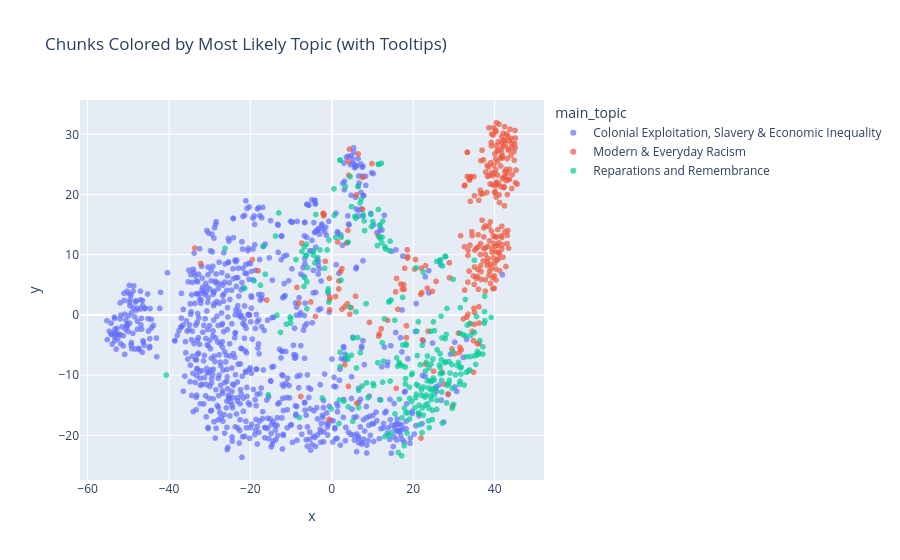
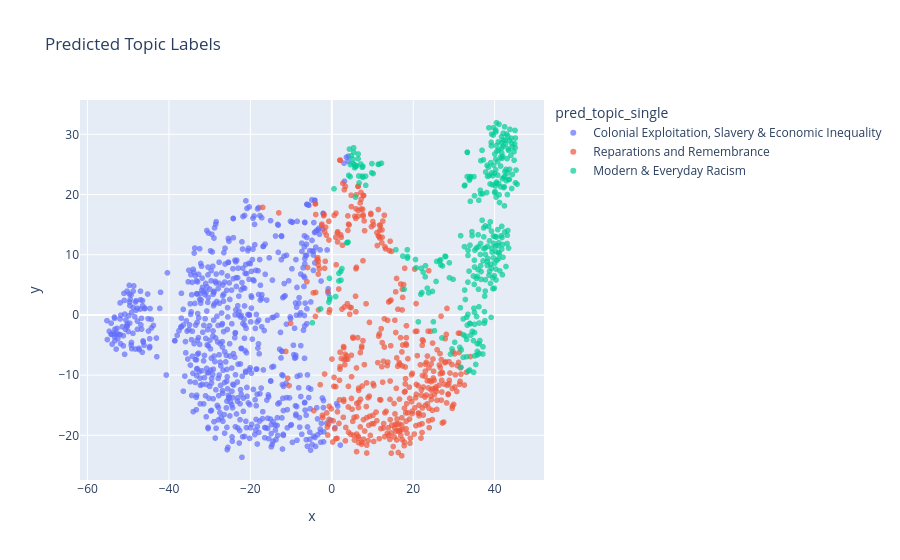
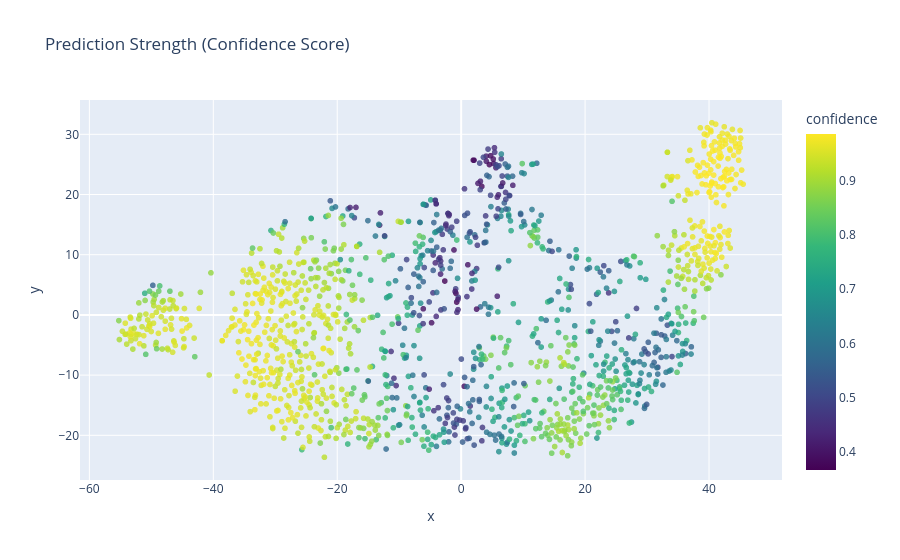

Notebook source saved alongside these figures, in order:
### Code cell
import ast
from scipy.stats import entropy
import seaborn as sns
import matplotlib.pyplot as plt
import plotly.express as px
import matplotlib.pyplot as plt
import seaborn as sns

def safe_to_list(val):
    if isinstance(val, list):
        return val
    if isinstance(val, str):
        try:
            return ast.literal_eval(val)
        except:
            return []
    return []

df['cosine_weighted'] = df['cosine_weighted'].apply(safe_to_list)
df['true_topic'] = df['true_topic'].apply(safe_to_list)



# Determine main topic (highest weighted cosine)
df['main_topic'] = df['cosine_weighted'].apply(
    lambda x: topic_names[np.argmax(x)] if isinstance(x, list) and len(x) == len(topic_names) else "unknown"
)

def tooltip_text(row):
    if isinstance(row['cosine_weighted'], list):
        topic_conf = [
            f"{topic_names[i]}: {round(score, 2)}"
            for i, score in enumerate(row['cosine_weighted'])
            if score > 0
        ]
        return "\n".join(topic_conf)
    return ""

df['tooltip'] = df.apply(tooltip_text, axis=1)


fig = px.scatter(
    df,
    x='x', y='y',
    color='main_topic',
    hover_data={
        'filename': True,
        'main_topic': True,
        'tooltip': True,
        'x': False, 'y': False,
    },
    title="Chunks Colored by Most Likely Topic (with Tooltips)"
)

fig.update_traces(marker=dict(size=6, opacity=0.7))
fig.show()


# Create predicted and true labels (single-label based on highest confidence)
df['true_topic_single'] = df['true_topic'].apply(lambda x: x[0] if x else "unknown")
df['pred_topic_single'] = df['pred_label']  # already topic name string


fig, axes = plt.subplots(1, 2, figsize=(16, 6), sharex=True, sharey=True)

# Plot true labels
sns.scatterplot(
    data=df,
    x='x', y='y',
    hue='true_topic_single',
    palette='tab10',
    alpha=0.6,
    s=30,
    ax=axes[0]
)
axes[0].set_title("True Topic Labels")

# --- Predicted labels ---
fig_pred = px.scatter(
    df,
    x='x', y='y',
    color='pred_topic_single',
    hover_data={'filename': True, 'pred_topic_single': True, 'confidence': True},
    title="Predicted Topic Labels"
)
fig_pred.update_traces(marker=dict(size=6, opacity=0.7))
fig_pred.show()


from scipy.stats import entropy

fig_conf = px.scatter(
    df,
    x='x', y='y',
    color='confidence',
    color_continuous_scale='Viridis',
    hover_data={'filename': True, 'pred_topic_single': True, 'confidence': True},
    title="Prediction Strength (Confidence Score)"
)
fig_conf.update_traces(marker=dict(size=6, opacity=0.8))
fig_conf.show()

### Figure 1 — Plotly figure (JSON) as saved in the notebook; plotly's stock layout.template omitted (floating-point values rounded to 4 significant figures; data arrays with more than 128 entries replaced by an {"elided": "..."} marker saying what was removed)
{"data": [{"customdata": {"elided": "878x3 str values"}, "hovertemplate": "main_topic=%{customdata[1]}<br>filename=%{customdata[0]}<br>tooltip=%{customdata[2]}<extra></extra>", "legendgroup": "Colonial Exploitation, Slavery & Economic Inequality", "marker": {"color": "#636efa", "opacity": 0.7, "size": 6, "symbol": "circle"}, "mode": "markers", "name": "Colonial Exploitation, Slavery & Economic Inequality", "showlegend": true, "type": "scattergl", "x": {"elided": "878 float values"}, "xaxis": "x", "y": {"elided": "878 float values"}, "yaxis": "y"}, {"customdata": {"elided": "302x3 str values"}, "hovertemplate": "main_topic=%{customdata[1]}<br>filename=%{customdata[0]}<br>tooltip=%{customdata[2]}<extra></extra>", "legendgroup": "Modern & Everyday Racism", "marker": {"color": "#EF553B", "opacity": 0.7, "size": 6, "symbol": "circle"}, "mode": "markers", "name": "Modern & Everyday Racism", "showlegend": true, "type": "scattergl", "x": {"elided": "302 float values"}, "xaxis": "x", "y": {"elided": "302 float values"}, "yaxis": "y"}, {"customdata": {"elided": "273x3 str values"}, "hovertemplate": "main_topic=%{customdata[1]}<br>filename=%{customdata[0]}<br>tooltip=%{customdata[2]}<extra></extra>", "legendgroup": "Reparations and Remembrance", "marker": {"color": "#00cc96", "opacity": 0.7, "size": 6, "symbol": "circle"}, "mode": "markers", "name": "Reparations and Remembrance", "showlegend": true, "type": "scattergl", "x": {"elided": "273 float values"}, "xaxis": "x", "y": {"elided": "273 float values"}, "yaxis": "y"}], "layout": {"legend": {"title": {"text": "main_topic"}, "tracegroupgap": 0}, "title": {"text": "Chunks Colored by Most Likely Topic (with Tooltips)"}, "xaxis": {"anchor": "y", "domain": [0, 1], "title": {"text": "x"}}, "yaxis": {"anchor": "x", "domain": [0, 1], "title": {"text": "y"}}}}

### Figure 2 — Plotly figure (JSON) as saved in the notebook; plotly's stock layout.template omitted (floating-point values rounded to 4 significant figures; data arrays with more than 128 entries replaced by an {"elided": "..."} marker saying what was removed)
{"data": [{"customdata": {"elided": "689x3 mixed values"}, "hovertemplate": "pred_topic_single=%{customdata[1]}<br>x=%{x}<br>y=%{y}<br>filename=%{customdata[0]}<br>confidence=%{customdata[2]}<extra></extra>", "legendgroup": "Colonial Exploitation, Slavery & Economic Inequality", "marker": {"color": "#636efa", "opacity": 0.7, "size": 6, "symbol": "circle"}, "mode": "markers", "name": "Colonial Exploitation, Slavery & Economic Inequality", "showlegend": true, "type": "scattergl", "x": {"elided": "689 float values"}, "xaxis": "x", "y": {"elided": "689 float values"}, "yaxis": "y"}, {"customdata": {"elided": "440x3 mixed values"}, "hovertemplate": "pred_topic_single=%{customdata[1]}<br>x=%{x}<br>y=%{y}<br>filename=%{customdata[0]}<br>confidence=%{customdata[2]}<extra></extra>", "legendgroup": "Reparations and Remembrance", "marker": {"color": "#EF553B", "opacity": 0.7, "size": 6, "symbol": "circle"}, "mode": "markers", "name": "Reparations and Remembrance", "showlegend": true, "type": "scattergl", "x": {"elided": "440 float values"}, "xaxis": "x", "y": {"elided": "440 float values"}, "yaxis": "y"}, {"customdata": {"elided": "324x3 mixed values"}, "hovertemplate": "pred_topic_single=%{customdata[1]}<br>x=%{x}<br>y=%{y}<br>filename=%{customdata[0]}<br>confidence=%{customdata[2]}<extra></extra>", "legendgroup": "Modern & Everyday Racism", "marker": {"color": "#00cc96", "opacity": 0.7, "size": 6, "symbol": "circle"}, "mode": "markers", "name": "Modern & Everyday Racism", "showlegend": true, "type": "scattergl", "x": {"elided": "324 float values"}, "xaxis": "x", "y": {"elided": "324 float values"}, "yaxis": "y"}], "layout": {"legend": {"title": {"text": "pred_topic_single"}, "tracegroupgap": 0}, "title": {"text": "Predicted Topic Labels"}, "xaxis": {"anchor": "y", "domain": [0, 1], "title": {"text": "x"}}, "yaxis": {"anchor": "x", "domain": [0, 1], "title": {"text": "y"}}}}

### Figure 3 — Plotly figure (JSON) as saved in the notebook; plotly's stock layout.template omitted (floating-point values rounded to 4 significant figures; data arrays with more than 128 entries replaced by an {"elided": "..."} marker saying what was removed)
{"data": [{"customdata": {"elided": "1453x3 mixed values"}, "hovertemplate": "x=%{x}<br>y=%{y}<br>filename=%{customdata[0]}<br>pred_topic_single=%{customdata[1]}<br>confidence=%{marker.color}<extra></extra>", "legendgroup": "", "marker": {"color": {"elided": "1453 float values"}, "coloraxis": "coloraxis", "opacity": 0.8, "size": 6, "symbol": "circle"}, "mode": "markers", "name": "", "showlegend": false, "type": "scattergl", "x": {"elided": "1453 float values"}, "xaxis": "x", "y": {"elided": "1453 float values"}, "yaxis": "y"}], "layout": {"coloraxis": {"colorbar": {"title": {"text": "confidence"}}, "colorscale": [[0, "#440154"], [0.1111, "#482878"], [0.2222, "#3e4989"], [0.3333, "#31688e"], [0.4444, "#26828e"], [0.5556, "#1f9e89"], [0.6667, "#35b779"], [0.7778, "#6ece58"], [0.8889, "#b5de2b"], [1, "#fde725"]]}, "legend": {"tracegroupgap": 0}, "title": {"text": "Prediction Strength (Confidence Score)"}, "xaxis": {"anchor": "y", "domain": [0, 1], "title": {"text": "x"}}, "yaxis": {"anchor": "x", "domain": [0, 1], "title": {"text": "y"}}}}
